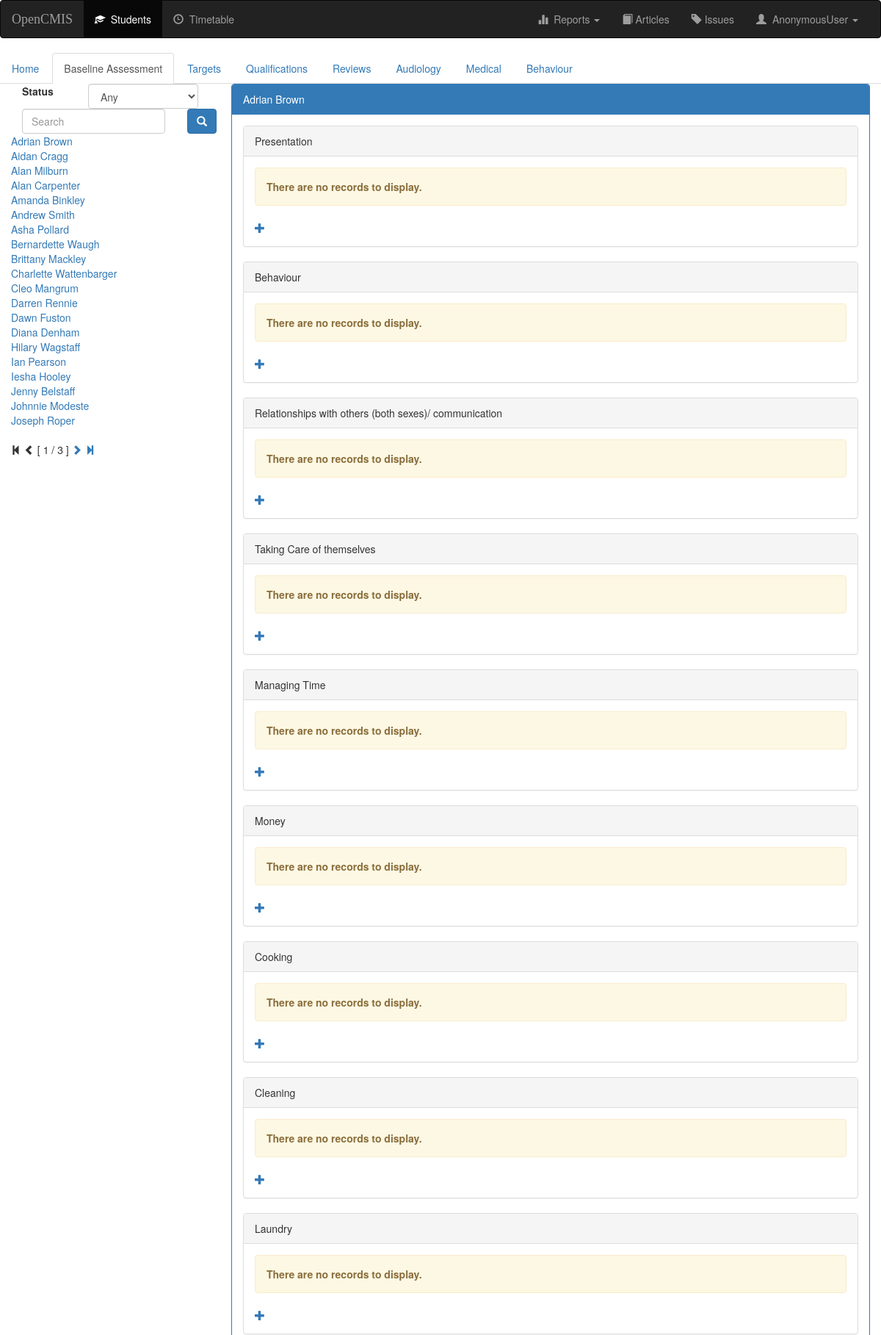
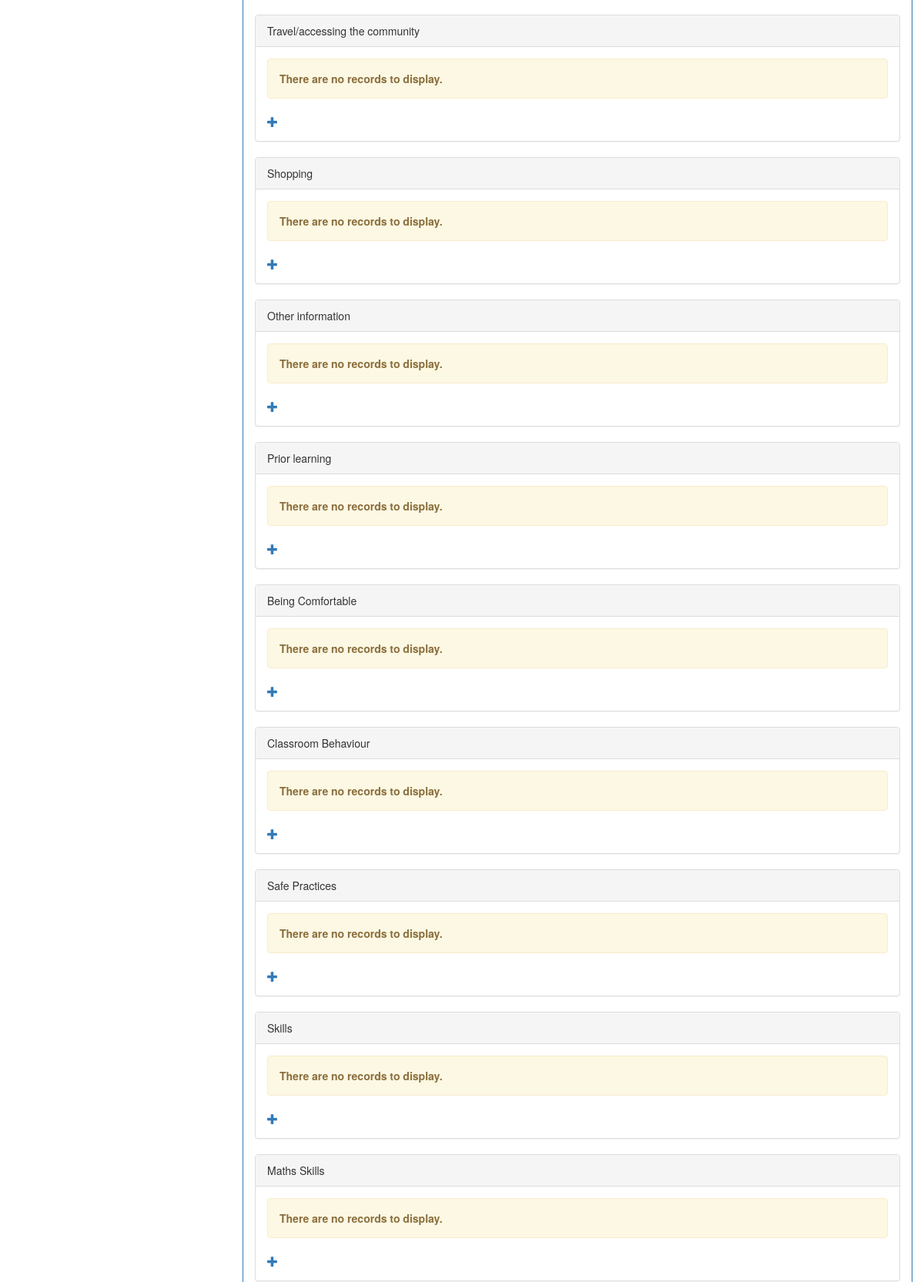
Screenshot of /opencmis/student/15/baseline/1/add/ (upper part) with the database file from the repository (2 pictures, top to bottom).
### opencmis/models.py (models this page shows, shortened)
class Student(models.Model):
    status = models.ForeignKey('Status', blank=False)
    title = models.ForeignKey('Title', blank=True)
    first_name = models.CharField(max_length=50, blank=False)
    last_name = models.CharField(max_length=30, blank=False)
    gender_choices = (('M', 'Male'), ('F', 'Female'))
    gender = models.CharField(max_length=1, choices=gender_choices, default='M')
    ethnicity = models.ForeignKey('Ethnicity', blank=True, null=True, on_delete=models.SET_NULL)
    date_of_birth = models.DateField(blank=False)
    ULN = models.CharField(max_length=10, blank=True)
    house = models.CharField(max_length=50, blank=True)
    road = models.CharField(max_length=50, blank=True)
    area = models.CharField(max_length=50, blank=True)
    town = models.CharField(max_length=50, blank=True)
    post_code = models.CharField(max_length=12, blank=True)
    photo = models.FileField(blank=True)
    def __str__(self):
        return '%s %s' % (self.first_name, self.last_name)

class BaselineEntry(models.Model):
    heading = models.CharField(max_length=80)
    blurb = models.TextField()
    def __str__(self):
        return "%s" %self.heading
    class Meta:
        verbose_name_plural = 'BaselineEntries'

### opencmis/views.py (the view, shortened to what this page needs)
class BaselineAdd(CreateView):
    model = BaselineValue
    template_name = 'opencmis/baseline-add.html'
    fields = ['text', 'place']
    def get_context_data(self, **kwargs):
        context = super(BaselineAdd, self).get_context_data(**kwargs)
        context['student_list'] = Student.objects.all()
        context['student'] = get_object_or_404(Student, pk=self.kwargs['student_id'])
        my_list = []
        for entry in BaselineEntry.objects.all():
            item = {'entry': entry}
            item['data'] = BaselineValue.objects.filter(student=self.kwargs['student_id'], baseline=entry).order_by('week')
            my_list.append(item)
        context['baseline_list'] = my_list
        context['header'] = self.kwargs['heading']
        context['tab'] = 'baseline'
        context['index'] = index_context(self.request)
        return context

### opencmis/models.py (called while the page is built)
    def __str__(self):
        return self.status

### opencmis/templates/opencmis/baseline-add.html (shortened to what this page needs)
{% extends 'opencmis/student-base.html' %}
{% block baseline-active %}active{% endblock %}
{% block student-body %}
    {% for e in baseline_list %}
        <div class="panel panel-default">
            <div class="panel-heading">{{e.entry}}</div>
            <div class="panel-body">
                {% for i in e.data %}
                <div class="panel panel-default">
                    <div class="panel-heading">Week&nbsp;{{i.week}}&nbsp;<a href="{% url 'opencmis:student-update' student.id %}"><span
                    class="glyphicon glyphicon-pencil"></span></a></div>
                    <div class="panel-body">
                        {% if e.entry.id|add:"0" == header|add:"0" %}
                            <textarea rows="4" cols="50">
                            </textarea>
                        {% else %}
                            {{i.text|linebreaks}}
                        {% endif %}
                    </div>
                    <div class="panel-footer">{{i.user}} : {{i.date}} - {{header}}</div>
                </div>
                {% empty %}
                    <div class="alert alert-warning" role="alert">
                        <strong>There are no records to display.</strong>
                    </div>
                {% endfor %}
                <a href="{% url 'opencmis:baseline-add' student.id e.entry.pk %}">
                    <span class="glyphicon glyphicon-plus"></span>
                </a>
            </div>
        </div>
    {% empty %}
        <div class="alert alert-warning" role="alert">
            <strong>There are no qualifications to display.</strong>
        </div>
    {% endfor %}
{% endblock %}

### opencmis/templates/opencmis/student-base.html (shortened to what this page needs)
{% extends 'opencmis/base.html' %}
{% block submenu %}
{% if student != 'Nobody' %}
<ul class="nav nav-tabs">
    <li class="{% block home-active %}{% endblock %}"><a href="{% url 'opencmis:student-detail' student.id %}">Home</a></li>
    <li class="{% block baseline-active %}{% endblock %}"><a href="{% url 'opencmis:baseline' student.id %}">Baseline Assessment</a></li>
    <li class="{% block target-active %}{% endblock %}"><a href="#">Targets</a></li>
    <li class="{% block qualification-active %}{% endblock %}"><a href="{% url 'opencmis:student-qualification' student.id %}">Qualifications</a></li>
    <li class="{% block review-active %}{% endblock %}"><a href="#">Reviews</a></li>
    <li class="{% block audiology-active %}{% endblock %}"><a href="#">Audiology</a></li>
    <li class="{% block medical-active %}{% endblock %}"><a href="#">Medical</a></li>
    <li class="{% block behaviour-active %}{% endblock %}"><a href="{% url 'opencmis:behaviour-index' student.id %}">Behaviour</a></li>
</ul>
{% endif %}
{% endblock %}
{% block body %}
<div class="panel panel-primary">
    <div class="panel-heading">{{student}}</div>
    <div class="panel-body">
        {% block student-body %}
        {% endblock %}
    </div>
</div>
{% endblock %}
{% block index %}
    <form id="searchform" action="" method="get" accept-charset="utf-8">
        <fieldset>
            <div class="form-group">
                <label class="col-xs-4 col-form-label" for="filter">Status</label>
                <div class="col-xs-8">
                    <select class="form-control" id = "filter" name="filter">
                        <option value="any">Any</option>
                    </select>
                </div>
                <div class="col-xs-10">
                    <input class="form-control" id="searchbox" name="q" type="text" placeholder="Search">
                </div>
                <div class="col-xs-2">
                    <button class="btn btn-primary" type="submit">
                        <span class="glyphicon glyphicon-search" aria-hidden="true"></span>
                    </button>
                </div>
            </div>
        </fieldset>
    </form>
    {% for i in index.index %}
    <a href="{% url 'opencmis:student-detail' i.id %}">{{i}}</a><br>
    {% empty %}
    <li>No people returned.</li>
    {% endfor %}
    {% if index.index.paginator.num_pages != 1 %}
    <div class="pagination">
        <span class="step-links">
            {% if index.index.has_previous %}
                <a href="?page=1">
                    <span class="glyphicon glyphicon-step-backward" aria-hidden="true"></span>
                </a>
                <a href="?page={{ index.index.previous_page_number }}">
                    <span class="glyphicon glyphicon-chevron-left" aria-hidden="true"></span>
                </a>
            {% else %}
                <span class="glyphicon glyphicon-step-backward" aria-hidden="true"></span>
                <span class="glyphicon glyphicon-chevron-left" aria-hidden="true"></span>
            {% endif %}
            <span class="current">
                [ {{ index.index.number }} / {{ index.index.paginator.num_pages }} ]
            </span>
            {% if index.index.has_next %}
                <a href="?page={{ index.index.next_page_number }}">
                    <span class="glyphicon glyphicon-chevron-right" aria-hidden="true"></span>
                </a>
                <a href="?page={{ index.index.paginator.num_pages }}">
                    <span class="glyphicon glyphicon-step-forward" aria-hidden="true"></span>
                </a>
            {% else %}
                <span class="glyphicon glyphicon-chevron-right" aria-hidden="true"></span>
                <span class="glyphicon glyphicon-step-forward" aria-hidden="true"></span>
            {% endif %}
        </span>
    </div>
    {% endif %}
{% endblock %}

### rows the page displays
Student: first_name+last_name "Adrian Brown"
Student: first_name+last_name "Aidan Cragg"
Student: first_name+last_name "Alan Milburn"
Student: first_name+last_name "Alan Carpenter"
Student: first_name+last_name "Amanda Binkley"
Student: first_name+last_name "Andrew Smith"
Student: first_name+last_name "Asha Pollard"
Student: first_name+last_name "Bernardette Waugh"
Student: first_name+last_name "Brittany Mackley"
Student: first_name+last_name "Charlette Wattenbarger"
Student: first_name+last_name "Cleo Mangrum"
Student: first_name+last_name "Darren Rennie"
Student: first_name+last_name "Dawn Fuston"
Student: first_name+last_name "Diana Denham"
Student: first_name+last_name "Hilary Wagstaff"
Student: first_name+last_name "Ian Pearson"
Student: first_name+last_name "Iesha Hooley"
Student: first_name+last_name "Jenny Belstaff"
Student: first_name+last_name "Johnnie Modeste"
Student: first_name+last_name "Joseph Roper"
BaselineEntry: entry "Presentation"
BaselineEntry: entry "Behaviour"
BaselineEntry: entry "Relationships with others (both sexes)/ communication"
BaselineEntry: entry "Taking Care of themselves"
BaselineEntry: entry "Managing Time"
BaselineEntry: entry "Money"
BaselineEntry: entry "Cooking"
BaselineEntry: entry "Cleaning"
BaselineEntry: entry "Laundry"
BaselineEntry: entry "Travel/accessing the community"
BaselineEntry: entry "Shopping"
BaselineEntry: entry "Other information"
BaselineEntry: entry "Prior learning"
BaselineEntry: entry "Being Comfortable"
BaselineEntry: entry "Classroom Behaviour"
BaselineEntry: entry "Safe Practices"
BaselineEntry: entry "Skills"
BaselineEntry: entry "Maths Skills"

### other values shown
{{ user }} "AnonymousUser"
{{ index.index.number }} "1"
{{ index.index.paginator.num_pages }} "3"
